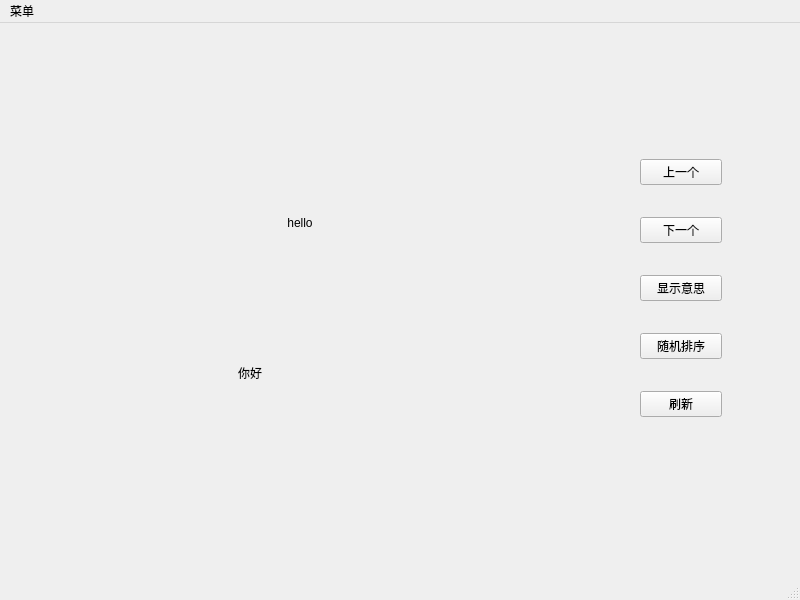
<?xml version="1.0" encoding="UTF-8"?>
<ui version="4.0">
 <class>MainWindow</class>
 <widget class="QMainWindow" name="MainWindow">
  <property name="geometry">
   <rect>
    <x>0</x>
    <y>0</y>
    <width>800</width>
    <height>600</height>
   </rect>
  </property>
  <property name="windowTitle">
   <string>MainWindow</string>
  </property>
  <widget class="QWidget" name="centralwidget">
   <widget class="QLabel" name="wordLabel">
    <property name="geometry">
     <rect>
      <x>0</x>
      <y>100</y>
      <width>600</width>
      <height>200</height>
     </rect>
    </property>
    <property name="styleSheet">
     <string notr="true">font: 75 40pt &quot;Times New Roman&quot;;</string>
    </property>
    <property name="text">
     <string>hello</string>
    </property>
    <property name="alignment">
     <set>Qt::AlignCenter</set>
    </property>
   </widget>
   <widget class="QLabel" name="meaningLabel">
    <property name="geometry">
     <rect>
      <x>0</x>
      <y>300</y>
      <width>500</width>
      <height>100</height>
     </rect>
    </property>
    <property name="styleSheet">
     <string notr="true">font: 12pt &quot;宋体&quot;;</string>
    </property>
    <property name="text">
     <string>你好</string>
    </property>
    <property name="alignment">
     <set>Qt::AlignCenter</set>
    </property>
   </widget>
   <widget class="QLabel" name="numDisplayLabel">
    <property name="geometry">
     <rect>
      <x>0</x>
      <y>0</y>
      <width>100</width>
      <height>30</height>
     </rect>
    </property>
    <property name="text">
     <string/>
    </property>
   </widget>
   <widget class="QWidget" name="layoutWidget">
    <property name="geometry">
     <rect>
      <x>640</x>
      <y>110</y>
      <width>82</width>
      <height>311</height>
     </rect>
    </property>
    <layout class="QVBoxLayout" name="verticalLayout">
     <item>
      <widget class="QPushButton" name="formerPushButton">
       <property name="text">
        <string>上一个</string>
       </property>
      </widget>
     </item>
     <item>
      <widget class="QPushButton" name="nextPushButton">
       <property name="text">
        <string>下一个</string>
       </property>
      </widget>
     </item>
     <item>
      <widget class="QPushButton" name="meaningPushButton">
       <property name="text">
        <string>显示意思</string>
       </property>
      </widget>
     </item>
     <item>
      <widget class="QPushButton" name="randomPushButton">
       <property name="text">
        <string>随机排序</string>
       </property>
      </widget>
     </item>
     <item>
      <widget class="QPushButton" name="renewPushButton">
       <property name="text">
        <string>刷新</string>
       </property>
      </widget>
     </item>
    </layout>
   </widget>
  </widget>
  <widget class="QMenuBar" name="menubar">
   <property name="geometry">
    <rect>
     <x>0</x>
     <y>0</y>
     <width>800</width>
     <height>21</height>
    </rect>
   </property>
   <widget class="QMenu" name="menu">
    <property name="title">
     <string>菜单</string>
    </property>
    <addaction name="addNewWordAction"/>
    <addaction name="skipToAction"/>
    <addaction name="updateAction"/>
    <addaction name="editAction"/>
   </widget>
   <addaction name="menu"/>
  </widget>
  <widget class="QStatusBar" name="statusbar"/>
  <action name="addNewWordAction">
   <property name="text">
    <string>add new word</string>
   </property>
  </action>
  <action name="skipToAction">
   <property name="text">
    <string>skip to</string>
   </property>
  </action>
  <action name="updateAction">
   <property name="text">
    <string>update word list</string>
   </property>
  </action>
  <action name="editAction">
   <property name="text">
    <string>edit</string>
   </property>
  </action>
 </widget>
 <resources/>
 <connections/>
</ui>
